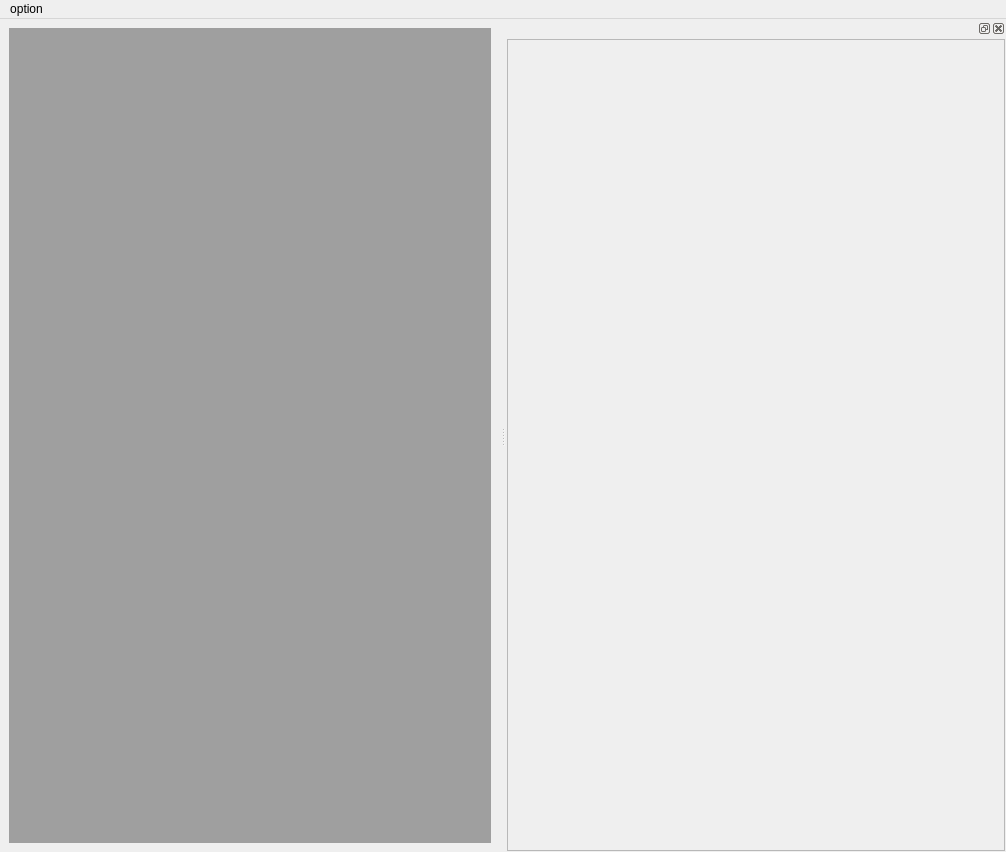
<?xml version="1.0" encoding="UTF-8"?>
<ui version="4.0">
 <class>MainWindow</class>
 <widget class="QMainWindow" name="MainWindow">
  <property name="geometry">
   <rect>
    <x>0</x>
    <y>0</y>
    <width>1006</width>
    <height>852</height>
   </rect>
  </property>
  <property name="windowTitle">
   <string>MainWindow</string>
  </property>
  <widget class="QWidget" name="centralwidget">
   <layout class="QHBoxLayout" name="horizontalLayout">
    <item>
     <widget class="QMdiArea" name="mdiArea"/>
    </item>
   </layout>
  </widget>
  <widget class="QMenuBar" name="menubar">
   <property name="geometry">
    <rect>
     <x>0</x>
     <y>0</y>
     <width>1006</width>
     <height>26</height>
    </rect>
   </property>
   <widget class="QMenu" name="menuOption">
    <property name="title">
     <string>option</string>
    </property>
    <addaction name="actionResume"/>
    <addaction name="actionStop"/>
    <addaction name="actionFollow"/>
    <addaction name="actionHold"/>
   </widget>
   <addaction name="menuOption"/>
  </widget>
  <widget class="QDockWidget" name="dockWidget">
   <property name="minimumSize">
    <size>
     <width>500</width>
     <height>114</height>
    </size>
   </property>
   <attribute name="dockWidgetArea">
    <number>2</number>
   </attribute>
   <widget class="QWidget" name="dockWidgetContents">
    <layout class="QVBoxLayout" name="verticalLayout">
     <property name="leftMargin">
      <number>1</number>
     </property>
     <property name="topMargin">
      <number>1</number>
     </property>
     <property name="rightMargin">
      <number>1</number>
     </property>
     <property name="bottomMargin">
      <number>1</number>
     </property>
     <item>
      <widget class="QScrollArea" name="scrollArea">
       <property name="widgetResizable">
        <bool>true</bool>
       </property>
       <widget class="QWidget" name="dockAnchor">
        <property name="geometry">
         <rect>
          <x>0</x>
          <y>0</y>
          <width>496</width>
          <height>797</height>
         </rect>
        </property>
        <layout class="QVBoxLayout" name="verticalLayout_2">
         <property name="leftMargin">
          <number>1</number>
         </property>
         <property name="topMargin">
          <number>1</number>
         </property>
         <property name="rightMargin">
          <number>1</number>
         </property>
         <property name="bottomMargin">
          <number>1</number>
         </property>
        </layout>
       </widget>
      </widget>
     </item>
    </layout>
   </widget>
  </widget>
  <action name="actionNew">
   <property name="text">
    <string>New</string>
   </property>
   <property name="shortcut">
    <string>Ctrl+N</string>
   </property>
  </action>
  <action name="actionOpen">
   <property name="text">
    <string>Open</string>
   </property>
   <property name="shortcut">
    <string>Ctrl+O</string>
   </property>
  </action>
  <action name="actionSave">
   <property name="text">
    <string>Save</string>
   </property>
   <property name="shortcut">
    <string>Ctrl+S</string>
   </property>
  </action>
  <action name="actionSave_As">
   <property name="text">
    <string>Save As</string>
   </property>
  </action>
  <action name="actionClose">
   <property name="text">
    <string>Close</string>
   </property>
   <property name="shortcut">
    <string>Ctrl+W</string>
   </property>
  </action>
  <action name="actionClose_All">
   <property name="text">
    <string>Close All</string>
   </property>
  </action>
  <action name="actionExport">
   <property name="text">
    <string>Export</string>
   </property>
   <property name="shortcut">
    <string>Ctrl+E</string>
   </property>
  </action>
  <action name="actionDelete">
   <property name="text">
    <string>Delete</string>
   </property>
   <property name="shortcut">
    <string>Ctrl+Del</string>
   </property>
  </action>
  <action name="actionInsert">
   <property name="text">
    <string>Insert</string>
   </property>
   <property name="shortcut">
    <string>Ins</string>
   </property>
  </action>
  <action name="actionPaste">
   <property name="text">
    <string>Paste</string>
   </property>
   <property name="shortcut">
    <string>Ctrl+V</string>
   </property>
  </action>
  <action name="actionCopy">
   <property name="text">
    <string>Copy</string>
   </property>
   <property name="shortcut">
    <string>Ctrl+C</string>
   </property>
  </action>
  <action name="actionCut">
   <property name="text">
    <string>Cut</string>
   </property>
   <property name="shortcut">
    <string>Ctrl+X</string>
   </property>
  </action>
  <action name="actionStop">
   <property name="text">
    <string>Stop</string>
   </property>
  </action>
  <action name="actionMoveUp">
   <property name="text">
    <string>MoveUp</string>
   </property>
   <property name="shortcut">
    <string>Ctrl+Up</string>
   </property>
  </action>
  <action name="actionMoveDown">
   <property name="text">
    <string>MoveDown</string>
   </property>
   <property name="shortcut">
    <string>Ctrl+Down</string>
   </property>
  </action>
  <action name="actionFollow">
   <property name="text">
    <string>Follow</string>
   </property>
  </action>
  <action name="actionResume">
   <property name="text">
    <string>Resume</string>
   </property>
  </action>
  <action name="actionHold">
   <property name="text">
    <string>Hold</string>
   </property>
  </action>
 </widget>
 <resources/>
 <connections/>
</ui>
